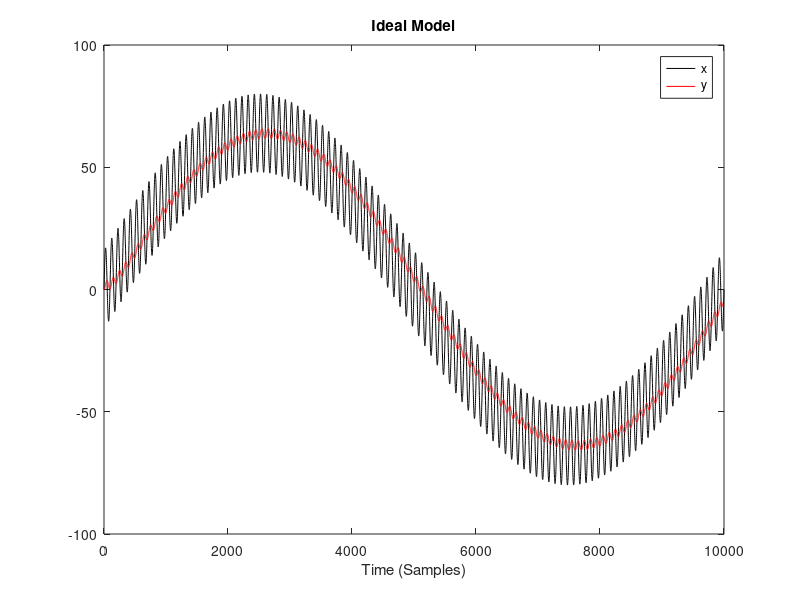

Source code (MATLAB):
clear

% filter parameter:
a = 1/128;

% Discrete time steps:
m = 0:10000;

% Parameters for two superimposed sinusoids:
A1 = 64;     % high-amplitude
f1 = 0.0001; % low-freq

A2 = 16;   % low-amplitude
f2 = 0.01; % high-freq

x = A1*sin(2*pi*f1*m) + A2*sin(2*pi*f2*m);

y(1) = 0;

for m_idx = 1:(numel(m)-1)
    y(m_idx+1) = y(m_idx) + a*(x(m_idx+1) - y(m_idx))  ;
end

figure(1)
plot(m,x,'k',m,y,'r')
legend('x','y')
  title('Ideal Model')
  xlabel('Time (Samples)')
